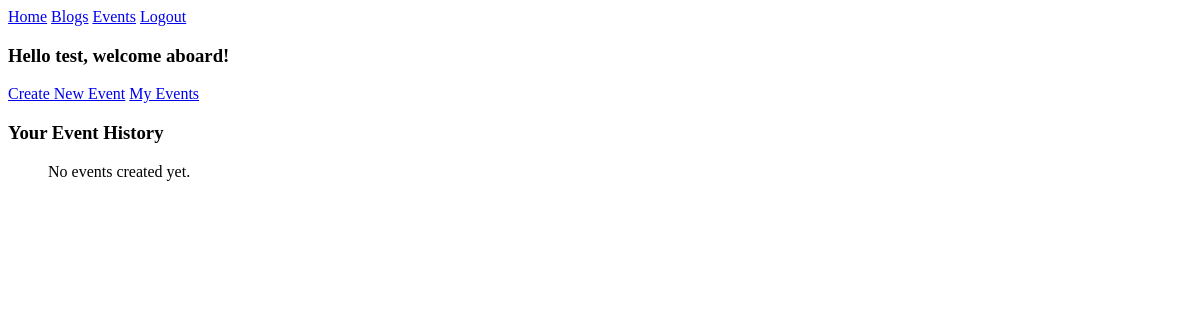
Page /event/by/test_user5/ (signed in) on the earlier database version.
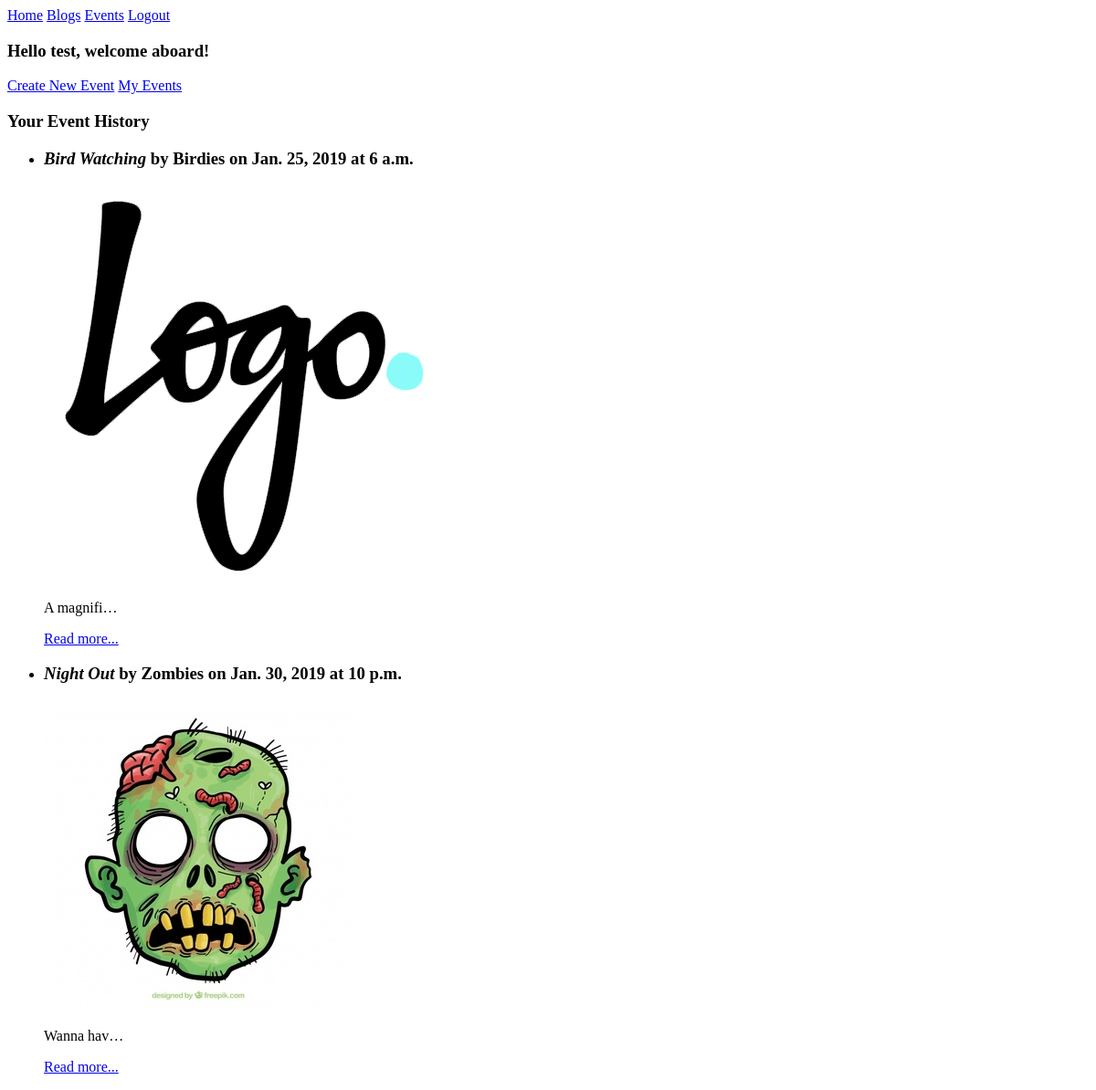
Same page on the later database version.
### event/models.py (models this page shows, shortened)
class Event(models.Model):
	user = models.ForeignKey(User,related_name='events',on_delete=models.CASCADE)
	organization_name = models.CharField(max_length = 150, blank=False)
	organization_logo = models.ImageField(upload_to='logo',blank=False)
	title = models.CharField(max_length = 150, default='New Event', blank=False)
	description = models.TextField(blank=False)
	start_date = models.DateField(blank=False)
	end_date = models.DateField(blank=True)
	start_time = models.TimeField(blank=False)
	end_time = models.TimeField(blank=True)
	venue = models.TextField(blank=False)
	link = models.URLField(blank=False)
	price = models.PositiveIntegerField(blank=True, default=0)
	event_image_1 = models.ImageField(upload_to='event_images',blank=False)
	event_image_2 = models.ImageField(upload_to='event_images',blank=True)
	event_image_3 = models.ImageField(upload_to='event_images',blank=True)
	event_image_4 = models.ImageField(upload_to='event_images',blank=True)
	contact_no = models.BigIntegerField(blank=False)
	contact_email = models.EmailField(blank=False)
	created_at = models.DateTimeField(auto_now=True)
	class Meta():
		ordering = ['start_date']

### event/views.py (the view)
# urls.py: re_path(r"by/(?P<username>[-\w]+)/$",views.UserEvents.as_view(),name="for_user"),
class UserEvents(LoginRequiredMixin,generic.ListView):
    model = models.Event
    template_name = "event/user_event_list.html"
    def get_queryset(self):
        try:
            self.event_user = User.objects.prefetch_related("events").get(
                username__iexact=self.kwargs.get("username")
            )
        except User.DoesNotExist:
            raise Http404
        else:
            return self.event_user.events.all()
    def get_context_data(self, **kwargs):
        context = super().get_context_data(**kwargs)
        context["event_user"] = self.event_user
        return context

### event/templates/event/user_event_list.html
{% extends "event/event_base.html" %}
{% block pre_event %}
	<a href="{% url 'event:create' %}">Create New Event</a>
	<a href="{% url 'event:for_user' username=user.username %}">My Events</a>
	<h3>Your Event History</h3>
{% endblock %}
{% block event_content %}
	<ul>
		{% for event in event_list %}
			<li>
	  			{% include "event/_event_list.html" %}
	  		</li>
	  	{% empty %}
			<p>No events created yet.</p>
		{% endfor %}
	</ul>
{% endblock %}

### event/templates/event/_event_list.html
<h3><em>{{ event.title }}</em> by {{event.organization_name}} on {{event.start_date}} at {{event.start_time}}</h3>
<img src="{{event.organization_logo.url}}">
<p>{{event.description|truncatechars:10}}</p>
	<a href="{% url  'event:single' username=event.user.username pk=event.pk %}">Read more...</a>
<br>

Differences in the rows shown:
added Event: title "Bird Watching", organization_name "Birdies", start_date "Jan. 25, 2019", start_time "6 a.m.", organization_logo (picture), description "A magnifi…"
added Event: title "Night Out", organization_name "Zombies", start_date "Jan. 30, 2019", start_time "10 p.m.", organization_logo (picture), description "Wanna hav…"
Other differences:
text no longer shown: "No events created yet."
